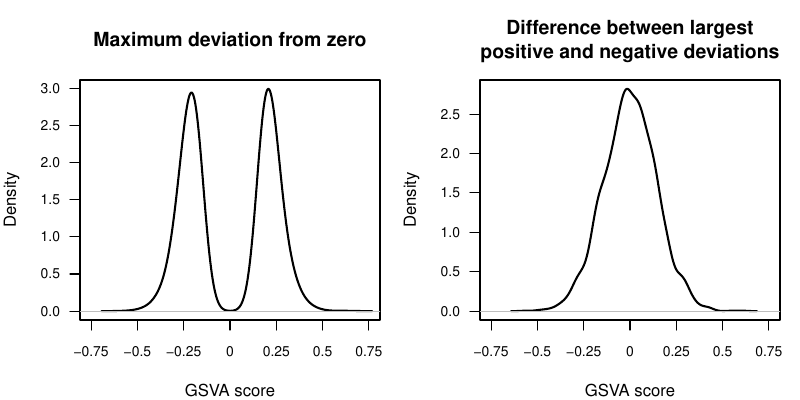

R code for this plot:
library(GSVA)
p <- 20000 ## number of genes
n <- 30 ## number of samples
nGS <- 100 ## number of gene sets
min.sz <- 10 ## minimum gene set size
max.sz <- 100 ## maximum gene set size
X <- matrix(rnorm(p*n), nrow=p, dimnames=list(1:p, 1:n))
dim(X)

pdf("gsea_gsva.pdf", width=8, height=4)
gs <- as.list(sample(min.sz:max.sz, size=nGS, replace=TRUE)) ## sample gene set sizes
gs <- lapply(gs, function(n, p) sample(1:p, size=n, replace=FALSE), p) ## sample gene sets
es.max <- gsva(X, gs, mx.diff=FALSE, verbose=FALSE, parallel.sz=1)$es.obs
es.dif <- gsva(X, gs, mx.diff=TRUE, verbose=FALSE, parallel.sz=1)$es.obs
par(mfrow=c(1,2), mar=c(4, 4, 4, 1))
plot(density(as.vector(es.max)), main="Maximum deviation from zero",
xlab="GSVA score", lwd=2, las=1, xaxt="n", xlim=c(-0.75, 0.75), cex.axis=0.8)
axis(1, at=seq(-0.75, 0.75, by=0.25), labels=seq(-0.75, 0.75, by=0.25), cex.axis=0.8)
plot(density(as.vector(es.dif)), main="Difference between largest\npositive and negative deviations",
xlab="GSVA score", lwd=2, las=1, xaxt="n", xlim=c(-0.75, 0.75), cex.axis=0.8)
axis(1, at=seq(-0.75, 0.75, by=0.25), labels=seq(-0.75, 0.75, by=0.25), cex.axis=0.8)
dev.off()

